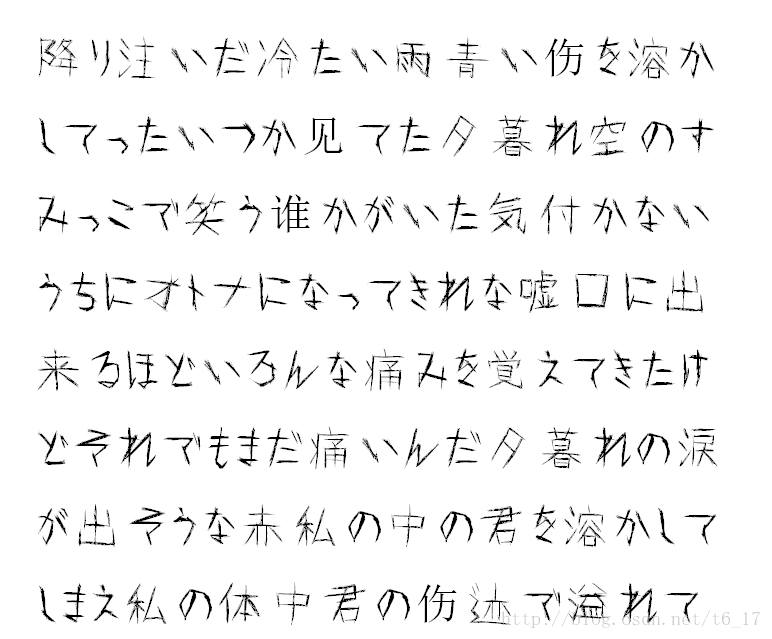
#> input picture 文字定位2/origin/origin.png, 772 x 639 px; its folder holds only this picture in this run
$ python test.py
#> lines starting #> are read from the running program, lines starting #| are printed output that depends on the picture; after the words box and inside, x2 and y2 are one past the last pixel; in counts of white or black regions, pixels touching at a corner belong together
import os
import cv2
import numpy as np

base_dir = "./origin/"
dst_dir = "./result/"
min_val = 10
min_range = 30

count = 0
def extract_peek(array_vals, minimun_val, minimun_range):
    start_i = None
    end_i = None
    peek_ranges = []
    for i, val in enumerate(array_vals):
        if val > minimun_val and start_i is None:
            start_i = i
        elif val > minimun_val and start_i is not None:
            pass
        elif val < minimun_val and start_i is not None:
            if i - start_i >= minimun_range:
                end_i = i
                print(end_i - start_i)
                peek_ranges.append((start_i, end_i))
                start_i = None
                end_i = None
        elif val < minimun_val and start_i is None:
            pass
        else:
            raise ValueError("cannot parse this case...")
    return peek_ranges
def cutImage(img, peek_range):
    global count
    for i, peek_range in enumerate(peek_ranges):
        for vertical_range in vertical_peek_ranges2d[i]:
            x = vertical_range[0]
            y = peek_range[0]
            w = vertical_range[1] - x
            h = peek_range[1] - y
            pt1 = (x, y)
            pt2 = (x + w, y + h)
            count += 1
            img1 = img[y:peek_range[1], x:vertical_range[1]]
            new_shape = (150, 150)
            img1 = cv2.resize(img1, new_shape)
            cv2.imwrite(dst_dir + str(count) + ".png", img1)
            # cv2.rectangle(img, pt1, pt2, color)
for fileName in os.listdir(base_dir):
    img = cv2.imread(base_dir + fileName)
#> img is the input picture: shape (639, 772, 3); mean B, G, R 243.5, 243.5, 243.5
    gray = cv2.cvtColor(img, cv2.COLOR_BGR2GRAY)
    adaptive_threshold = cv2.adaptiveThreshold(gray, 255, cv2.ADAPTIVE_THRESH_GAUSSIAN_C, \
                                               cv2.THRESH_BINARY_INV, 11, 2)
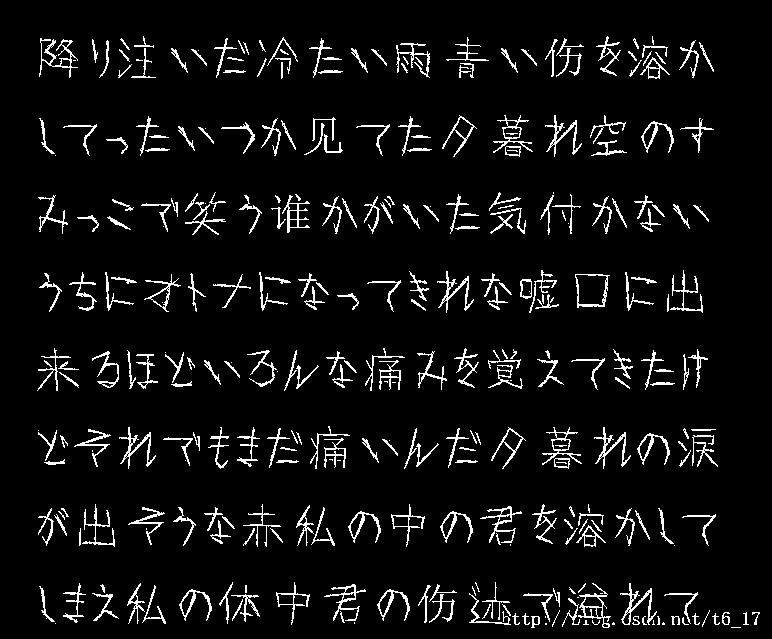
#> adaptive_threshold: shape (639, 772); 6.1% white in thin lines or dots, all inside (x1, y1, x2, y2) = (37, 36, 760, 628)
    horizontal_sum = np.sum(adaptive_threshold, axis=1)
#> horizontal_sum = 639 values, max 54570 at index 594, min 0 at index 0, mean 11911.6
    peek_ranges = extract_peek(horizontal_sum, min_val, min_range)
#> the loop in extract_peek, `for i, val in enumerate(array_vals):` made 639 passes
#> val on passes 1 to 12: 0, 0, 0, 0, 0, 0, 0, 0, 0, 0, 0, 0
#| 43
#| 42
#| 43
#| 43
#| 43
#| 43
#| 43
#| 46
#> after the loop in extract_peek, `for i, val in enumerate(array_vals):`: peek_ranges = [(36, 79), (115, 157), (192, 235), (270, 313), (348, 391), (426, 469), (504, 547), (582, 628)]
    line_seg_adaptive_threshold = np.copy(adaptive_threshold)
    for i, peek_range in enumerate(peek_ranges):
        x = 0
        y = peek_range[0]
        w = line_seg_adaptive_threshold.shape[1]
        h = peek_range[1] - y
        pt1 = (x, y)
        pt2 = (x + w, y + h)
        cv2.rectangle(line_seg_adaptive_threshold, pt1, pt2, 255)
#> this loop made 8 passes
#> (peek_range, y, h, pt1, pt2) on passes 1 to 8: ((36, 79), 36, 43, (0, 36), (772, 79)), ((115, 157), 115, 42, (0, 115), (772, 157)), ((192, 235), 192, 43, (0, 192), (772, 235)), ((270, 313), 270, 43, (0, 270), (772, 313)), ((348, 391), 348, 43, (0, 348), (772, 391)), ((426, 469), 426, 43, (0, 426), (772, 469)), ((504, 547), 504, 43, (0, 504), (772, 547)), ((582, 628), 582, 46, (0, 582), (772, 628))
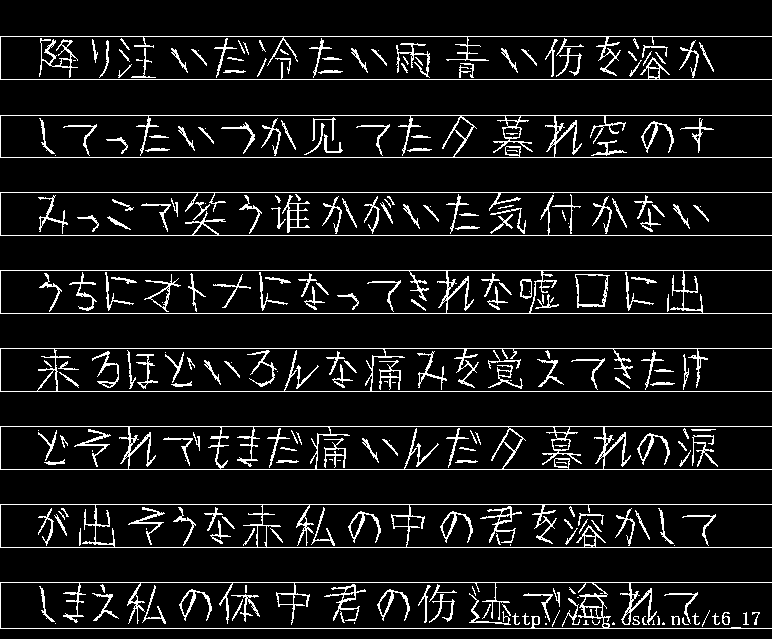
#> line_seg_adaptive_threshold: shape (639, 772); 8.6% white in thin lines or dots
    vertical_peek_ranges2d = []
    for peek_range in peek_ranges:
        start_y = peek_range[0]
        end_y = peek_range[1]
        line_img = adaptive_threshold[start_y:end_y, :]
        vertical_sum = np.sum(line_img, axis=0)
        vertical_peek_ranges = extract_peek(
            vertical_sum, min_val, min_range)
        vertical_peek_ranges2d.append(vertical_peek_ranges)
#> this loop made 8 passes
#> (printed output is left out)
#> pass 1, `line_img = adaptive_threshold[start_y:end_y, :]`:
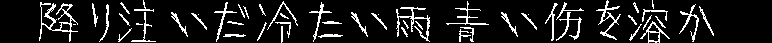
#> line_img: shape (43, 772); 10.9% white in thin lines or dots, all inside (x1, y1, x2, y2) = (39, 0, 714, 43)
#> after the loop, vertical_peek_ranges2d = 8 items
    cutImage(img, peek_range)
#> the loop in cutImage, `for i, peek_range in enumerate(peek_ranges):` made 8 passes
#> pass 1, in cutImage, `cv2.imwrite(dst_dir + str(count) + ".png", img1)`:
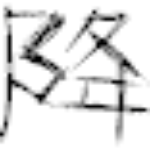
#> saved as 1.png: shape (150, 150, 3); mean B, G, R 221.7, 221.7, 221.7
#> pass 1, in cutImage, `cv2.imwrite(dst_dir + str(count) + ".png", img1)`:
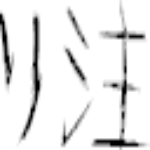
#> saved as 2.png: shape (150, 150, 3); mean B, G, R 232.6, 232.6, 232.6
#> pass 1, in cutImage, `cv2.imwrite(dst_dir + str(count) + ".png", img1)`:
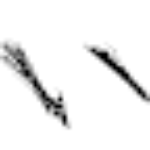
#> saved as 3.png: shape (150, 150, 3); mean B, G, R 239.9, 239.9, 239.9
#> pass 1, in cutImage, `cv2.imwrite(dst_dir + str(count) + ".png", img1)`:
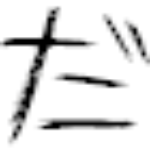
#> saved as 4.png: shape (150, 150, 3); mean B, G, R 223.7, 223.7, 223.7
#> after the loop in cutImage, `for i, peek_range in enumerate(peek_ranges):`: count = 117
